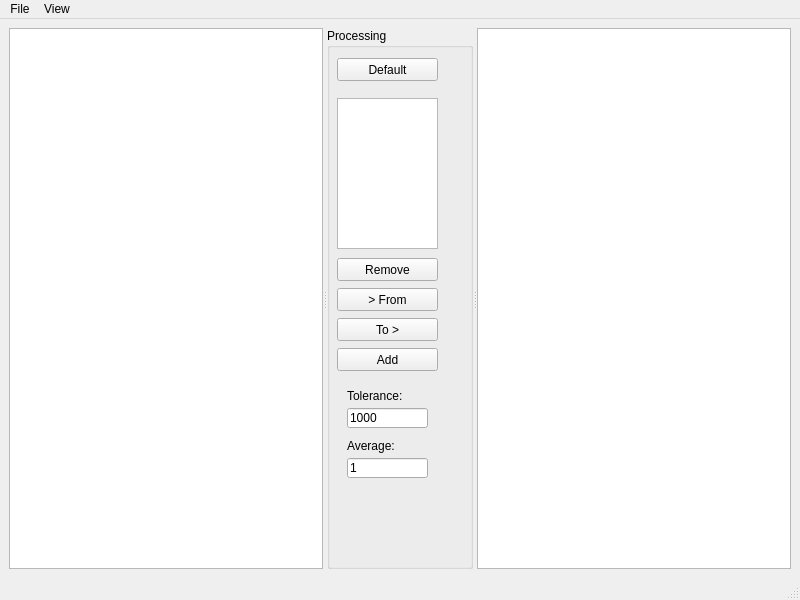
<?xml version="1.0" encoding="UTF-8"?>
<ui version="4.0">
 <class>ImageProcessing</class>
 <widget class="QMainWindow" name="ImageProcessing">
  <property name="geometry">
   <rect>
    <x>0</x>
    <y>0</y>
    <width>800</width>
    <height>600</height>
   </rect>
  </property>
  <property name="windowTitle">
   <string>Image Processing</string>
  </property>
  <widget class="QWidget" name="centralwidget">
   <layout class="QGridLayout" name="gridLayout">
    <item row="0" column="0">
     <widget class="QSplitter" name="splitter">
      <property name="orientation">
       <enum>Qt::Horizontal</enum>
      </property>
      <widget class="QGraphicsView" name="gv1"/>
      <widget class="QGroupBox" name="groupBox">
       <property name="minimumSize">
        <size>
         <width>120</width>
         <height>0</height>
        </size>
       </property>
       <property name="title">
        <string>Processing</string>
       </property>
       <widget class="QPushButton" name="defaultColor">
        <property name="geometry">
         <rect>
          <x>10</x>
          <y>30</y>
          <width>101</width>
          <height>23</height>
         </rect>
        </property>
        <property name="text">
         <string>Default</string>
        </property>
       </widget>
       <widget class="QListView" name="colors">
        <property name="geometry">
         <rect>
          <x>10</x>
          <y>70</y>
          <width>101</width>
          <height>151</height>
         </rect>
        </property>
       </widget>
       <widget class="QPushButton" name="remove">
        <property name="geometry">
         <rect>
          <x>10</x>
          <y>230</y>
          <width>101</width>
          <height>23</height>
         </rect>
        </property>
        <property name="text">
         <string>Remove</string>
        </property>
       </widget>
       <widget class="QPushButton" name="fromColor">
        <property name="geometry">
         <rect>
          <x>10</x>
          <y>260</y>
          <width>101</width>
          <height>23</height>
         </rect>
        </property>
        <property name="text">
         <string>&gt; From</string>
        </property>
       </widget>
       <widget class="QPushButton" name="toColor">
        <property name="geometry">
         <rect>
          <x>10</x>
          <y>290</y>
          <width>101</width>
          <height>23</height>
         </rect>
        </property>
        <property name="text">
         <string>To &gt;</string>
        </property>
       </widget>
       <widget class="QPushButton" name="add">
        <property name="geometry">
         <rect>
          <x>10</x>
          <y>320</y>
          <width>101</width>
          <height>23</height>
         </rect>
        </property>
        <property name="text">
         <string>Add</string>
        </property>
       </widget>
       <widget class="QLabel" name="label_32">
        <property name="geometry">
         <rect>
          <x>20</x>
          <y>360</y>
          <width>91</width>
          <height>16</height>
         </rect>
        </property>
        <property name="text">
         <string>Tolerance:</string>
        </property>
       </widget>
       <widget class="ImprovedLineEdit" name="tolerance">
        <property name="geometry">
         <rect>
          <x>20</x>
          <y>380</y>
          <width>81</width>
          <height>20</height>
         </rect>
        </property>
        <property name="toolTip">
         <string>&lt;!DOCTYPE HTML PUBLIC &quot;-//W3C//DTD HTML 4.0//EN&quot; &quot;http://www.w3.org/TR/REC-html40/strict.dtd&quot;&gt;
&lt;html&gt;&lt;head&gt;&lt;meta name=&quot;qrichtext&quot; content=&quot;1&quot; /&gt;&lt;style type=&quot;text/css&quot;&gt;
p, li { white-space: pre-wrap; }
&lt;/style&gt;&lt;/head&gt;&lt;body style=&quot; font-family:'MS Shell Dlg 2'; font-size:8.25pt; font-weight:400; font-style:normal;&quot;&gt;
&lt;p style=&quot; margin-top:0px; margin-bottom:0px; margin-left:0px; margin-right:0px; -qt-block-indent:0; text-indent:0px;&quot;&gt;&lt;span style=&quot; font-size:8pt;&quot;&gt;Relaxation parameter of the BGK approximation.&lt;/span&gt;&lt;/p&gt;
&lt;p style=&quot; margin-top:0px; margin-bottom:0px; margin-left:0px; margin-right:0px; -qt-block-indent:0; text-indent:0px;&quot;&gt;&lt;span style=&quot; font-size:8pt;&quot;&gt;It must be greater than 0.5 (and not so close to this value).&lt;/span&gt;&lt;/p&gt;&lt;/body&gt;&lt;/html&gt;</string>
        </property>
        <property name="text">
         <string>1000</string>
        </property>
       </widget>
       <widget class="ImprovedLineEdit" name="average">
        <property name="geometry">
         <rect>
          <x>20</x>
          <y>430</y>
          <width>81</width>
          <height>20</height>
         </rect>
        </property>
        <property name="toolTip">
         <string>&lt;!DOCTYPE HTML PUBLIC &quot;-//W3C//DTD HTML 4.0//EN&quot; &quot;http://www.w3.org/TR/REC-html40/strict.dtd&quot;&gt;
&lt;html&gt;&lt;head&gt;&lt;meta name=&quot;qrichtext&quot; content=&quot;1&quot; /&gt;&lt;style type=&quot;text/css&quot;&gt;
p, li { white-space: pre-wrap; }
&lt;/style&gt;&lt;/head&gt;&lt;body style=&quot; font-family:'MS Shell Dlg 2'; font-size:8.25pt; font-weight:400; font-style:normal;&quot;&gt;
&lt;p style=&quot; margin-top:0px; margin-bottom:0px; margin-left:0px; margin-right:0px; -qt-block-indent:0; text-indent:0px;&quot;&gt;&lt;span style=&quot; font-size:8pt;&quot;&gt;Relaxation parameter of the BGK approximation.&lt;/span&gt;&lt;/p&gt;
&lt;p style=&quot; margin-top:0px; margin-bottom:0px; margin-left:0px; margin-right:0px; -qt-block-indent:0; text-indent:0px;&quot;&gt;&lt;span style=&quot; font-size:8pt;&quot;&gt;It must be greater than 0.5 (and not so close to this value).&lt;/span&gt;&lt;/p&gt;&lt;/body&gt;&lt;/html&gt;</string>
        </property>
        <property name="text">
         <string>1</string>
        </property>
       </widget>
       <widget class="QLabel" name="label_33">
        <property name="geometry">
         <rect>
          <x>20</x>
          <y>410</y>
          <width>91</width>
          <height>16</height>
         </rect>
        </property>
        <property name="text">
         <string>Average:</string>
        </property>
       </widget>
      </widget>
      <widget class="QGraphicsView" name="gv2"/>
     </widget>
    </item>
   </layout>
  </widget>
  <widget class="QMenuBar" name="menubar">
   <property name="geometry">
    <rect>
     <x>0</x>
     <y>0</y>
     <width>800</width>
     <height>22</height>
    </rect>
   </property>
   <widget class="QMenu" name="menuFile">
    <property name="title">
     <string>File</string>
    </property>
    <addaction name="actionOpen"/>
    <addaction name="actionSave"/>
   </widget>
   <widget class="QMenu" name="menuView">
    <property name="title">
     <string>View</string>
    </property>
    <addaction name="actionOnly_Left"/>
    <addaction name="actionOnly_Right"/>
    <addaction name="actionAll"/>
   </widget>
   <addaction name="menuFile"/>
   <addaction name="menuView"/>
  </widget>
  <widget class="QStatusBar" name="statusbar"/>
  <action name="actionOpen">
   <property name="text">
    <string>Open...</string>
   </property>
   <property name="shortcut">
    <string>Ctrl+O</string>
   </property>
  </action>
  <action name="actionOnly_Left">
   <property name="text">
    <string>Only Left</string>
   </property>
   <property name="shortcut">
    <string>Ctrl+1</string>
   </property>
  </action>
  <action name="actionOnly_Right">
   <property name="text">
    <string>Only Right</string>
   </property>
   <property name="shortcut">
    <string>Ctrl+2</string>
   </property>
  </action>
  <action name="actionAll">
   <property name="text">
    <string>All</string>
   </property>
   <property name="shortcut">
    <string>Ctrl+3</string>
   </property>
  </action>
  <action name="actionSave">
   <property name="text">
    <string>Save...</string>
   </property>
   <property name="shortcut">
    <string>Ctrl+S</string>
   </property>
  </action>
 </widget>
 <customwidgets>
  <customwidget>
   <class>ImprovedLineEdit</class>
   <extends>QLineEdit</extends>
   <header>improvedlineedit.h</header>
  </customwidget>
 </customwidgets>
 <resources/>
 <connections/>
</ui>
